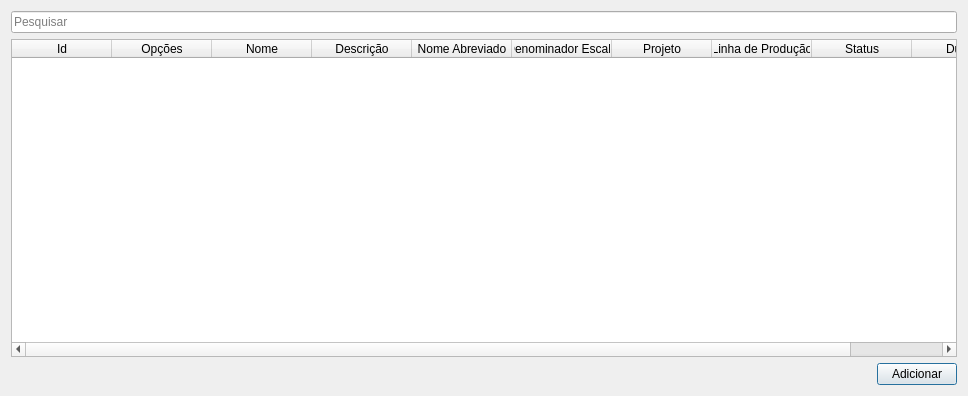
<?xml version="1.0" encoding="UTF-8"?>
<ui version="4.0">
 <class>Dialog</class>
 <widget class="QDialog" name="Dialog">
  <property name="geometry">
   <rect>
    <x>0</x>
    <y>0</y>
    <width>968</width>
    <height>396</height>
   </rect>
  </property>
  <property name="acceptDrops">
   <bool>false</bool>
  </property>
  <property name="windowTitle">
   <string>Lotes</string>
  </property>
  <layout class="QGridLayout" name="gridLayout">
   <item row="0" column="0">
    <widget class="QLineEdit" name="searchLe">
     <property name="placeholderText">
      <string>Pesquisar</string>
     </property>
    </widget>
   </item>
   <item row="1" column="0">
    <widget class="QTableWidget" name="tableWidget">
     <column>
      <property name="text">
       <string>Id</string>
      </property>
     </column>
     <column>
      <property name="text">
       <string>Opções</string>
      </property>
     </column>
     <column>
      <property name="text">
       <string>Nome</string>
      </property>
     </column>
     <column>
      <property name="text">
       <string>Descrição</string>
      </property>
     </column>
     <column>
      <property name="text">
       <string>Nome Abreviado</string>
      </property>
     </column>
     <column>
      <property name="text">
       <string>Denominador Escala</string>
      </property>
     </column>
     <column>
      <property name="text">
       <string>Projeto</string>
      </property>
     </column>
     <column>
      <property name="text">
       <string>Linha de Produção</string>
      </property>
     </column>
     <column>
      <property name="text">
       <string>Status</string>
      </property>
     </column>
     <column>
      <property name="text">
       <string>Dump</string>
      </property>
     </column>
    </widget>
   </item>
   <item row="2" column="0">
    <layout class="QHBoxLayout" name="horizontalLayout">
     <item>
      <spacer name="horizontalSpacer">
       <property name="orientation">
        <enum>Qt::Horizontal</enum>
       </property>
       <property name="sizeHint" stdset="0">
        <size>
         <width>40</width>
         <height>20</height>
        </size>
       </property>
      </spacer>
     </item>
     <item>
      <widget class="QPushButton" name="addFormBtn">
       <property name="text">
        <string>Adicionar</string>
       </property>
      </widget>
     </item>
    </layout>
   </item>
  </layout>
 </widget>
 <resources/>
 <connections/>
</ui>
